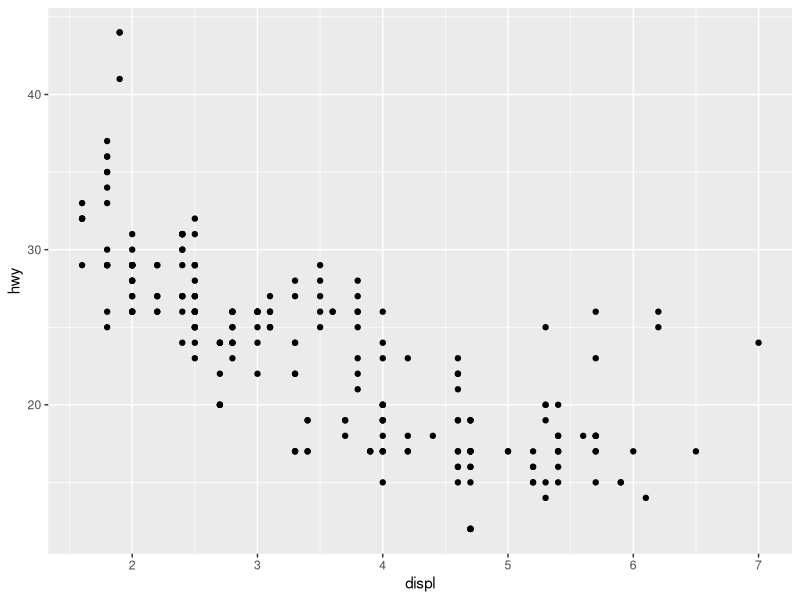
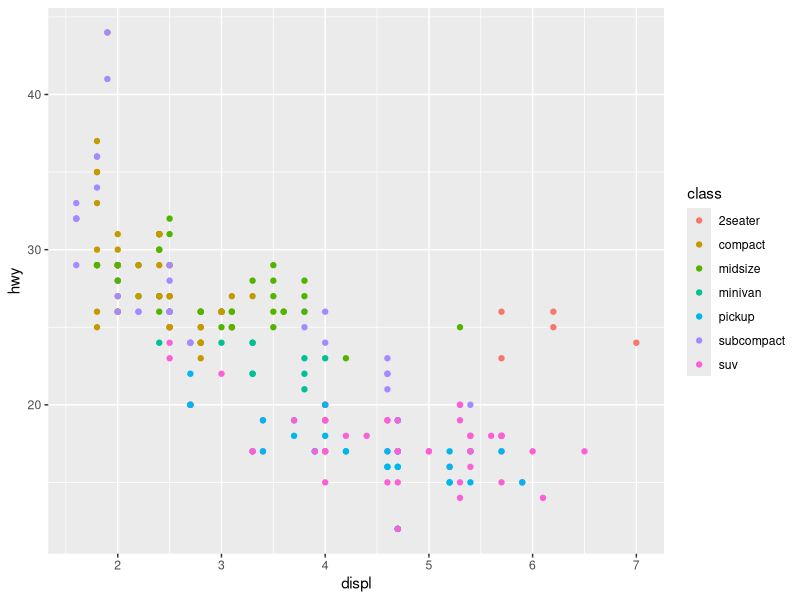
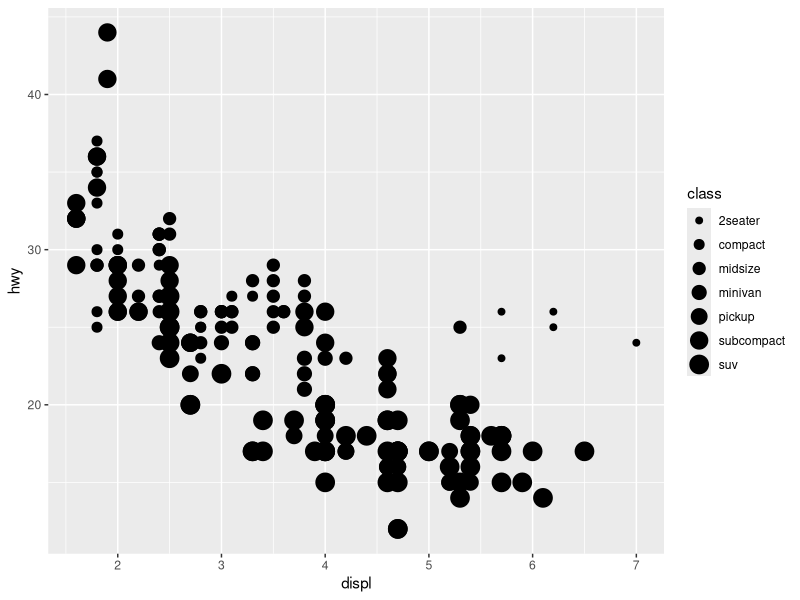
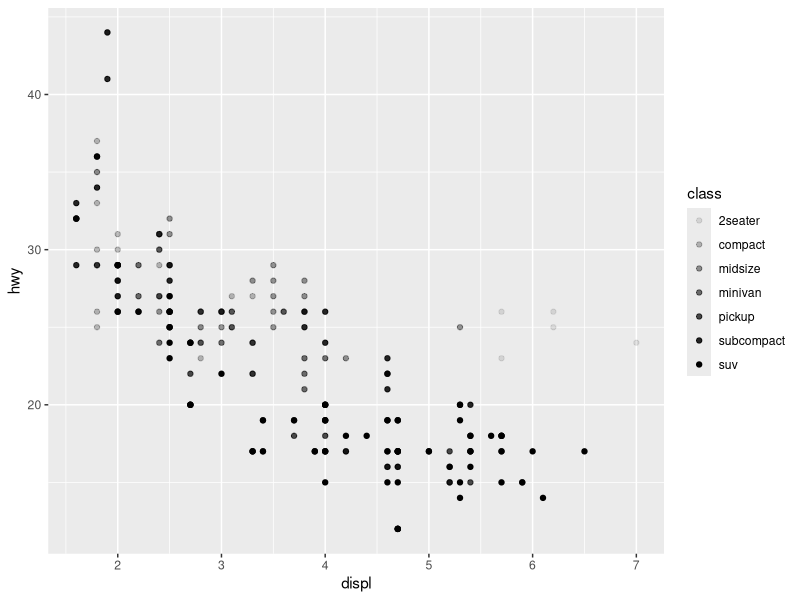
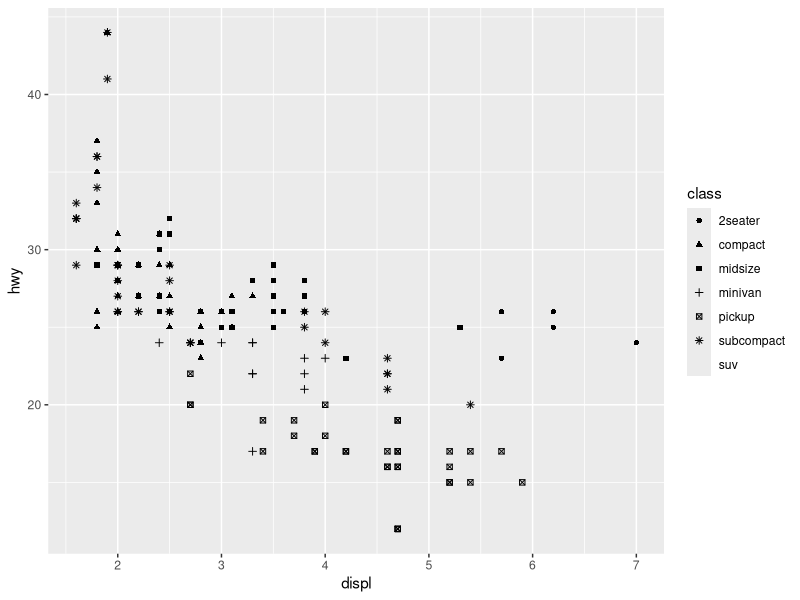
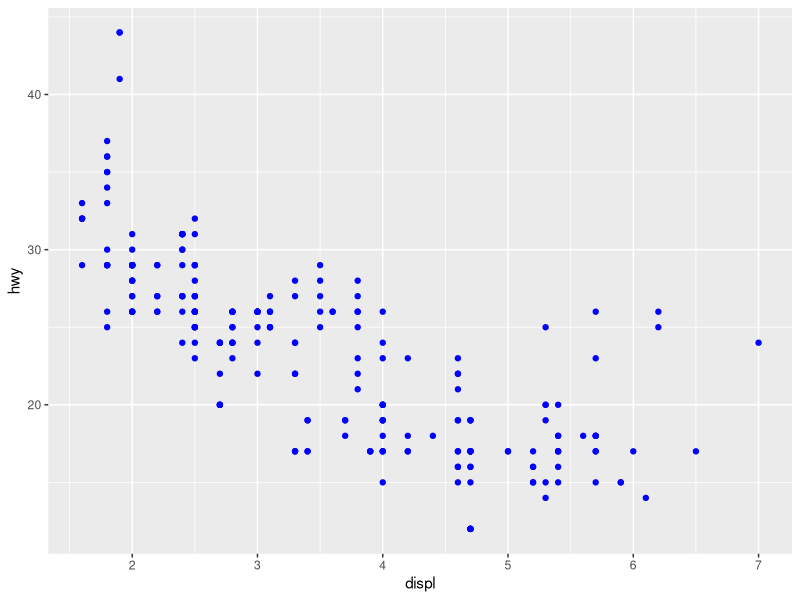
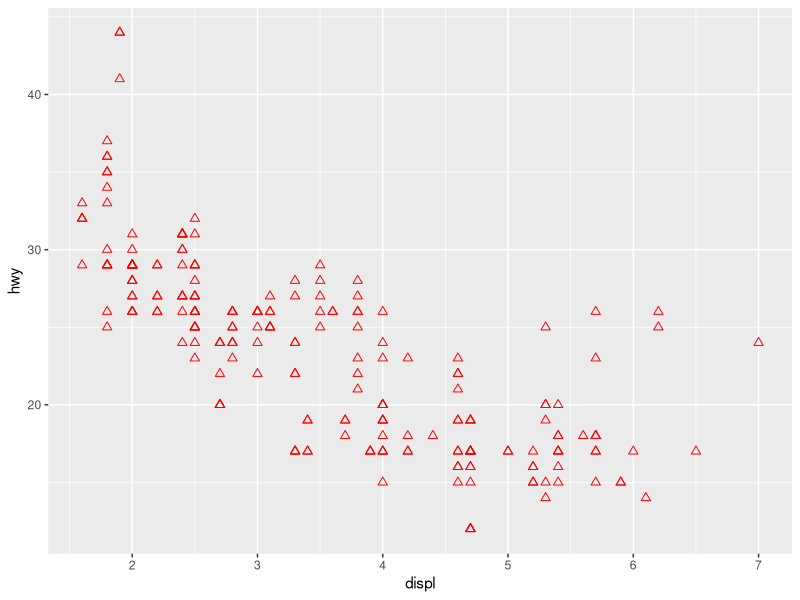
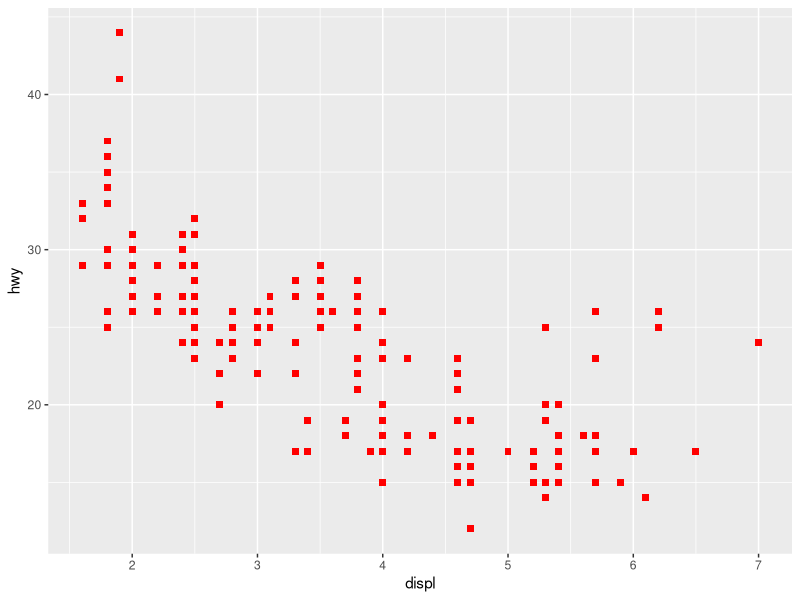

Recreate these plots in R, in order.
#Chapter 3 Visualisation and Graphs

library(tidyverse)

?mpg

#plot car engine size vs fuel consumption
#displ = engine displacement, in litres
#hwy = highway miles per gallon

ggplot(data=mpg)+
  geom_point(mapping=aes(x=displ,y=hwy))


### AESTHETICS ###

#note: aes function means... aesthetic mapping..

#Exercises: Multipline omm

  "
  1. ggplot(data=mpg)
  
  2. ?mtcars
  3. ?mpg
    
  4.
  ggplot(data=mpg)+
   geom_point(mapping=aes(x=hwy, y=cyl))
  
  5.
  ggplot(data=mpg)+
   geom_point(mapping=aes(x=class, y=drv))
  
    #useless since class is a string value
  "

#Add class as colours (hubrid/compact/suv) to graph
#can use color or colour (british)
ggplot(data=mpg)+
  geom_point(mapping=aes(x=displ,y=hwy,colour = class))

  #thus the outliers are 2 seaters or sportcars!
  
#Add class as size ...
#will get a warning... 
ggplot(data=mpg)+
    geom_point(mapping=aes(x=displ,y=hwy,size = class))

#Alpha/transparency
ggplot(data=mpg)+
  geom_point(mapping=aes(x=displ,y=hwy,alpha = class))

#Shape. Warning... only 6 distinct values can be handled
ggplot(data=mpg)+
  geom_point(mapping=aes(x=displ,y=hwy,shape = class))
  
#all blue. note outside the aes (since not giving info about variable)
ggplot(data = mpg)+
    geom_point(mapping = aes(x=displ,y=hwy), color = "blue")

#Other aesthetics of the graph (outside aes function):
#colour, fill, size (in mm), shape (0-24, see table in book)
# hollow shapes (0-14) -> border with 'colour'
# solid shapes (15-18) -> fill with 'colour'
# filled shapes (21-24) -> border = colour, fill = fill
ggplot(data = mpg)+
  geom_point(mapping = aes(x=displ,y=hwy), size = 2, color = "red", shape = 2)
             
ggplot(data = mpg)+
  geom_point(mapping = aes(x=displ,y=hwy), size = 2, color = "red", shape = 15)

ggplot(data = mpg)+
  geom_point(mapping = aes(x=displ,y=hwy), size = 2, color = "red", fill = "black",  shape = 21)

#Use the stroke aesthetic to modify the width of the border


### FACETS ###

#The first argument of facet_wrap() should be a formula, 
#which you create with ~ followed by a variable name

?facet_wrap

ggplot(data = mpg) + 
  geom_point(mapping = aes(x=displ,y=hwy)) +
  facet_wrap(~class, nrow = 2)

?facet_grid

ggplot(data = mpg) + 
  geom_point(mapping = aes(x = displ, y = hwy)) + 
  facet_grid(drv ~ cyl)

ggplot(data = mpg) + 
  geom_point(mapping = aes(x = displ, y = hwy)) + 
  facet_grid(. ~ cyl)


##Geometric objects ##

ggplot(data = mpg) + 
    geom_smooth(mapping = aes(x = displ, y = hwy))

ggplot(data = mpg) + 
  geom_smooth(mapping = aes(x = displ, y = hwy, linetype = drv))

#multiple plots combined

ggplot(data = mpg) +
  geom_smooth(mapping = aes(x = displ, y = hwy))

ggplot(data = mpg) +
  geom_smooth(mapping = aes(x = displ, y = hwy, group = drv))

ggplot(data = mpg) +
  geom_smooth(
    mapping = aes(x = displ, y = hwy, colour = drv),
    show.legend = FALSE
  )

ggplot(data = mpg) + 
  geom_point(mapping = aes(x = displ, y = hwy)) +
  geom_smooth(mapping = aes(x = displ, y = hwy))

  #better way. use global mapping

ggplot(data = mpg, mapping = aes(x = displ, y = hwy)) + 
  geom_point() + 
  geom_smooth()

ggplot(data = mpg, mapping = aes(x = displ, y = hwy)) + 
  geom_point(mapping = aes(color = class)) + 
  geom_smooth()

  #different data... between geoms.. 
ggplot(data = mpg, mapping = aes(x = displ, y = hwy)) + 
  geom_point(mapping = aes(color = class)) + 
  geom_smooth(data = filter(mpg, class == "subcompact"), se = FALSE)

?geom_smooth   #se = confidence interval... .default is true



#Statistical transformations: (BAR CHARTS)
#it creates the count variable that it plots... by binning the data. (transforming)

ggplot(data = diamonds) + 
  geom_bar(mapping = aes(x = cut))

?geom_bar

#You can generally use geoms and stats interchangeably. For example, you can recreate the previous plot using stat_count() instead of geom_bar():
#This works because every geom has a default stat; and every stat has a default geom.

ggplot(data = diamonds) + 
  stat_count(mapping = aes(x = cut))


?tribble #create dataframe from small table of data...

#overriding stat.... normal bar chart, no stats needed

demo <- tribble(
  ~a,      ~b,
  "bar_1", 20,
  "bar_2", 30,
  "bar_3", 40
)

ggplot(data = demo) +
  geom_bar(mapping = aes(x = a, y = b), stat = "identity")


#proportion bar chart

ggplot(data = diamonds) + 
  geom_bar(mapping = aes(x = cut, y = ..prop.., group = 1))

ggplot(data = diamonds) + 
  stat_summary(
    mapping = aes(x = cut, y = depth),
    fun.ymin = min,
    fun.ymax = max,
    fun.y = median
  )


ggplot(data = diamonds) + 
  stat_summary(
    mapping = aes(x = cut, y = depth),
    fun.ymin = min,
    fun.ymax = max,
    fun.y = median
  )


#list of possible stats
?stat_bin


#colour a barchart

ggplot(data = diamonds) + 
  geom_bar(mapping = aes(x = cut, colour = cut))
ggplot(data = diamonds) + 
  geom_bar(mapping = aes(x = cut, fill = cut))

#stacked bar charts

ggplot(data = diamonds) + 
  geom_bar(mapping = aes(x = cut, fill = clarity))
  
  #position identity not useful for stacked bar charts (overlaps). default for scatter plots

ggplot(data = diamonds) + 
  geom_bar(mapping = aes(x = cut, fill = clarity), position = "fill")

ggplot(data = diamonds) + 
  geom_bar(mapping = aes(x = cut, fill = clarity), position = "dodge")



#overplotting on  scatter plot... add noise (jitter) to help see mass of data

ggplot(data = mpg) + 
  geom_point(mapping = aes(x = displ, y = hwy), position = "identity")

ggplot(data = mpg) + 
  geom_point(mapping = aes(x = displ, y = hwy), position = "jitter")

  #OR.. short hand for it
ggplot(data = mpg) + 
  geom_jitter(mapping = aes(x = displ, y = hwy))

#?position_dodge, ?position_fill, ?position_identity, ?position_jitter, and ?position_stack.




##Coordinate functions: ##

#flip chart
ggplot(data = mpg, mapping = aes(x = class, y = hwy)) + 
  geom_boxplot()

ggplot(data = mpg, mapping = aes(x = class, y = hwy)) + 
  geom_boxplot() +
  coord_flip()


#aspect ratio...set it correctly for maps

nz <- map_data("nz")

ggplot(nz, aes(long, lat, group = group)) +
  geom_polygon(fill = "white", colour = "black")

ggplot(nz, aes(long, lat, group = group)) +
  geom_polygon(fill = "white", colour = "black") +
  coord_quickmap()

#polar coord

bar <- ggplot(data = diamonds) + 
  geom_bar(
    mapping = aes(x = cut, fill = cut), 
    show.legend = FALSE,
    width = 1
  ) + 
  theme(aspect.ratio = 1) +
  labs(x = NULL, y = NULL)

bar + coord_flip()
bar + coord_polar()


"
ggplot(data = <DATA>) + 
  <GEOM_FUNCTION>(
     mapping = aes(<MAPPINGS>),
     stat = <STAT>, 
     position = <POSITION>
  ) +
  <COORDINATE_FUNCTION> +
  <FACET_FUNCTION>


"
